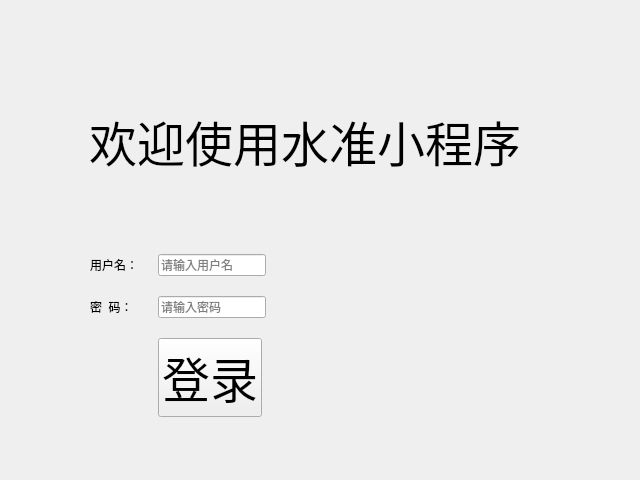
<?xml version="1.0" encoding="UTF-8"?>
<ui version="4.0">
 <class>Form</class>
 <widget class="QWidget" name="Form">
  <property name="geometry">
   <rect>
    <x>0</x>
    <y>0</y>
    <width>640</width>
    <height>480</height>
   </rect>
  </property>
  <property name="windowTitle">
   <string>Form</string>
  </property>
  <widget class="QWidget" name="verticalLayoutWidget">
   <property name="geometry">
    <rect>
     <x>70</x>
     <y>50</y>
     <width>471</width>
     <height>371</height>
    </rect>
   </property>
   <layout class="QVBoxLayout" name="verticalLayout">
    <item alignment="Qt::AlignHCenter">
     <widget class="QLabel" name="label">
      <property name="font">
       <font>
        <family>华文行楷</family>
        <pointsize>36</pointsize>
       </font>
      </property>
      <property name="text">
       <string>欢迎使用水准小程序</string>
      </property>
      <property name="wordWrap">
       <bool>false</bool>
      </property>
     </widget>
    </item>
    <item>
     <layout class="QFormLayout" name="formLayout">
      <property name="fieldGrowthPolicy">
       <enum>QFormLayout::FieldsStayAtSizeHint</enum>
      </property>
      <property name="rowWrapPolicy">
       <enum>QFormLayout::DontWrapRows</enum>
      </property>
      <property name="horizontalSpacing">
       <number>20</number>
      </property>
      <property name="verticalSpacing">
       <number>20</number>
      </property>
      <property name="leftMargin">
       <number>20</number>
      </property>
      <property name="topMargin">
       <number>15</number>
      </property>
      <property name="rightMargin">
       <number>10</number>
      </property>
      <item row="0" column="0">
       <widget class="QLabel" name="label_2">
        <property name="text">
         <string>用户名：</string>
        </property>
       </widget>
      </item>
      <item row="0" column="1">
       <widget class="QLineEdit" name="lineEdit">
        <property name="placeholderText">
         <string>请输入用户名</string>
        </property>
       </widget>
      </item>
      <item row="1" column="0">
       <widget class="QLabel" name="label_3">
        <property name="text">
         <string>密  码：</string>
        </property>
       </widget>
      </item>
      <item row="1" column="1">
       <widget class="QLineEdit" name="lineEdit_2">
        <property name="placeholderText">
         <string>请输入密码</string>
        </property>
       </widget>
      </item>
      <item row="2" column="1">
       <widget class="QPushButton" name="pushButton">
        <property name="font">
         <font>
          <family>华文仿宋</family>
          <pointsize>36</pointsize>
         </font>
        </property>
        <property name="text">
         <string>登录</string>
        </property>
       </widget>
      </item>
     </layout>
    </item>
   </layout>
  </widget>
 </widget>
 <resources/>
 <connections>
  <connection>
   <sender>pushButton</sender>
   <signal>pressed()</signal>
   <receiver>pushButton</receiver>
   <slot>click()</slot>
   <hints>
    <hint type="sourcelabel">
     <x>235</x>
     <y>348</y>
    </hint>
    <hint type="destinationlabel">
     <x>235</x>
     <y>348</y>
    </hint>
   </hints>
  </connection>
  <connection>
   <sender>pushButton</sender>
   <signal>clicked()</signal>
   <receiver>Form</receiver>
   <slot>slot1()</slot>
   <hints>
    <hint type="sourcelabel">
     <x>179</x>
     <y>365</y>
    </hint>
    <hint type="destinationlabel">
     <x>116</x>
     <y>442</y>
    </hint>
   </hints>
  </connection>
 </connections>
 <slots>
  <signal>signal1()</signal>
  <slot>slot1()</slot>
 </slots>
</ui>
